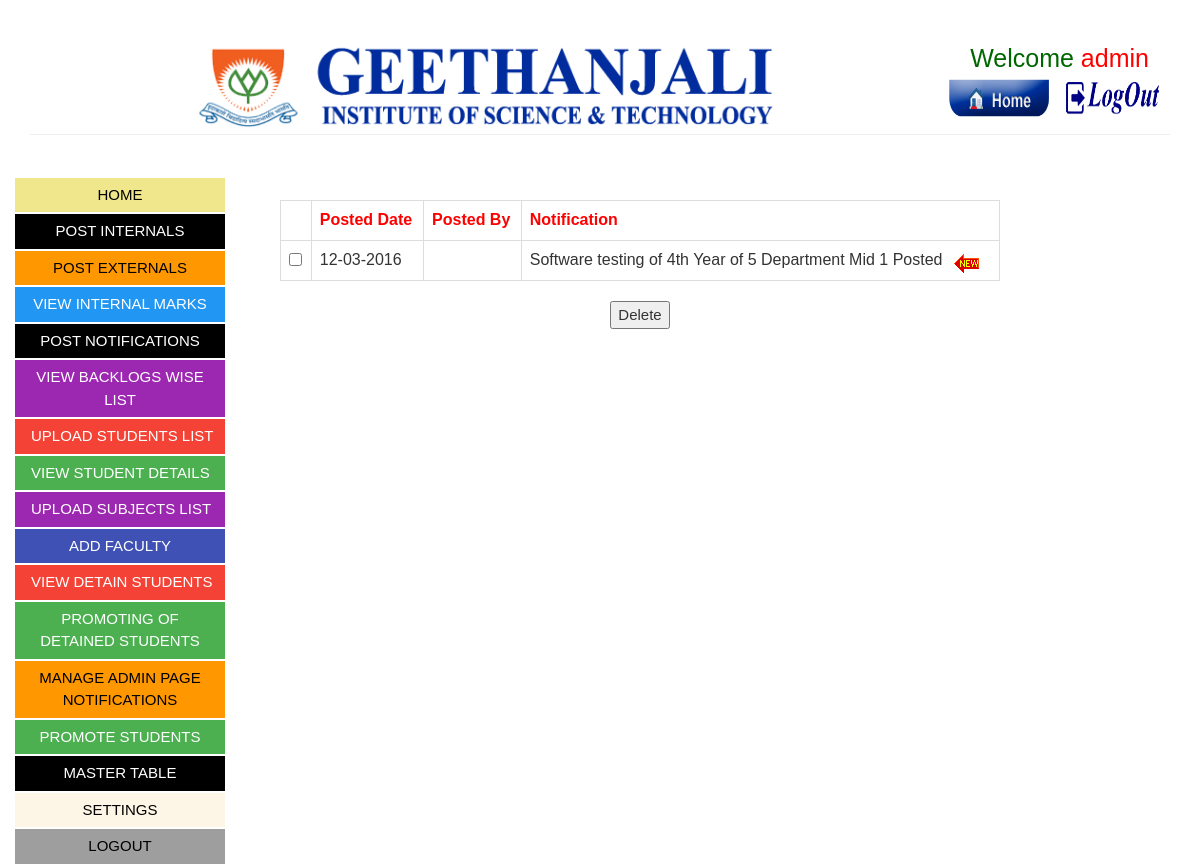
The app's page /manage_fac_not.php (signed in), older data.
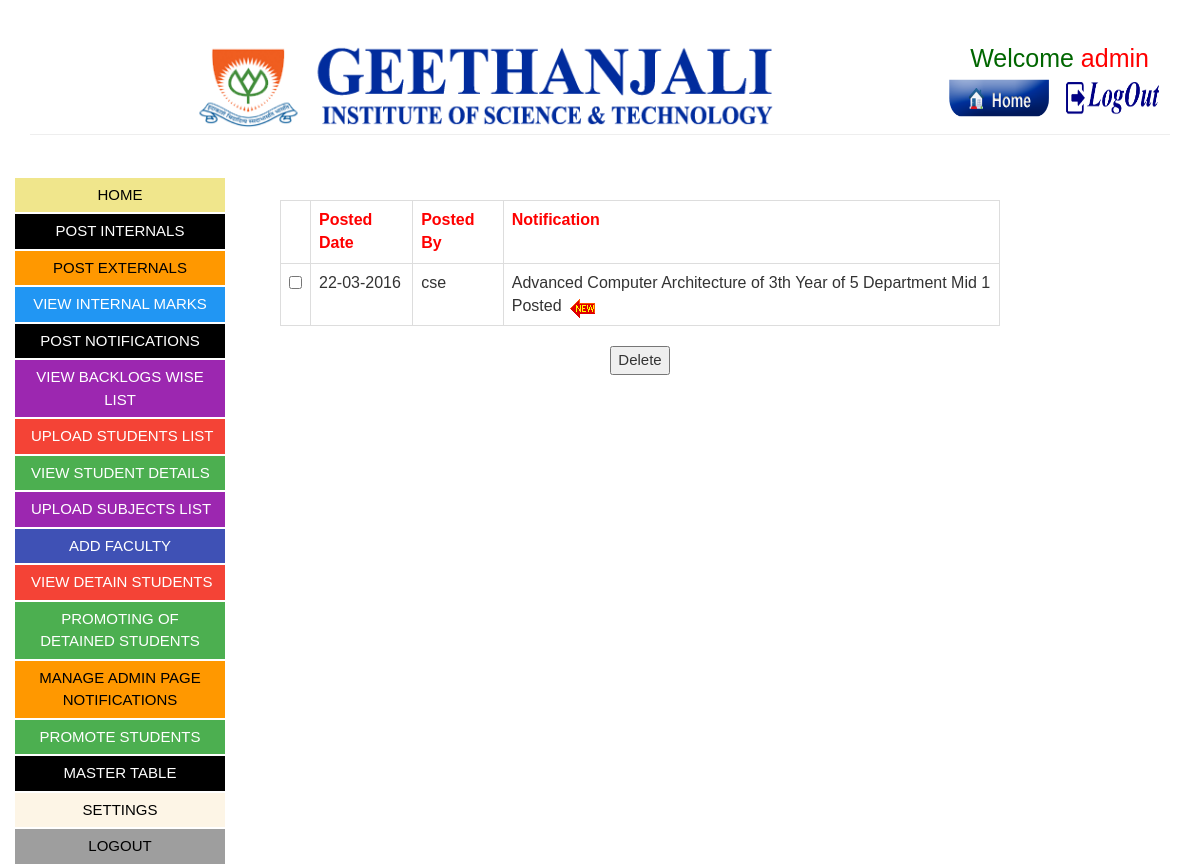
The same page, newer data.
### tables this page shows
CREATE TABLE IF NOT EXISTS `faculty_notifications` (
  `sno` int(11) NOT NULL,
  `postby` varchar(100) NOT NULL,
  `dept` int(11) NOT NULL,
  `year` int(11) NOT NULL,
  `subject` varchar(200) NOT NULL,
  `message` varchar(1000) NOT NULL,
  `date` varchar(20) NOT NULL
);

### manage_fac_not.php (the view, shortened to what this page needs)
<?php
	include 'admindb.php';
?>
<center>
    <div id="notifications" style="width:60%;margin-left:80px">
		<?php
			$q=mysql_query("SELECT *FROM faculty_notifications ORDER BY date DESC");
			echo "<form method='post' action='manage_fac_not.php'>";
			echo "<table class='table table-bordered'>";
			echo "<tr style='color:red'><th></th><th>Posted Date</th><th>Posted By</th><th>Notification</th></tr>";
			while($r=mysql_fetch_array($q))
			{
				$name=$r['sno'];
				echo "<tr><td><input type='checkbox' name='accept.$name' value='1'></td><td>".$r['date']."</td><td>".$r['postby']."</td><td>".$r['subject']." of ".$r['year']."th Year of ".$r['dept']." Department ".$r['message']." <img src='images/new.gif'/></td></tr>";
			}
			echo "</table><input type='submit' name='submit' value='Delete'></form>";
		?>
    </div>
</center>

Row changes from the older to the newer data that the page shows:
removed faculty_notifications: date "12-03-2016", subject "Software testing", year "4", dept "5", message "Mid 1 Posted"
added faculty_notifications: date "22-03-2016", postby "cse", subject "Advanced Computer Architecture", year "3", dept "5", message "Mid 1 Posted"
